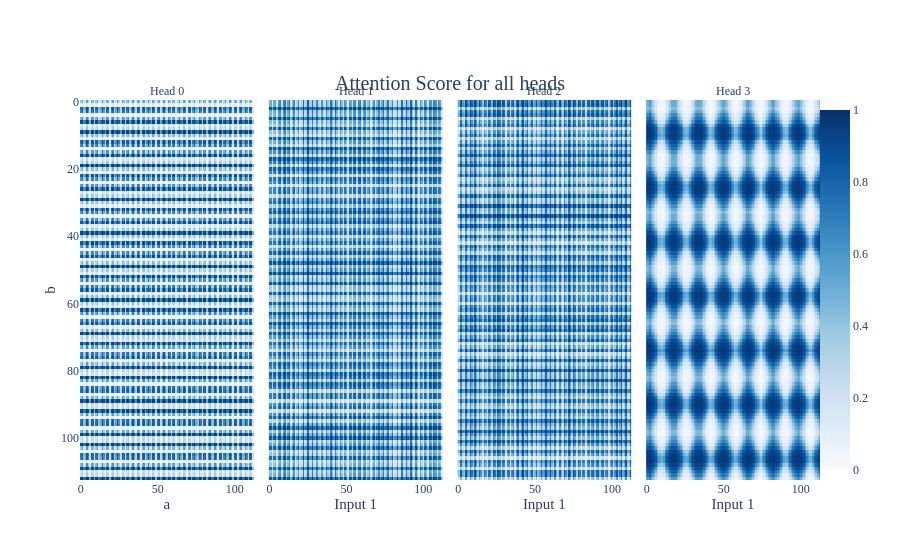

This figure's notebook cell:
### Markdown cell above
## Figure 4a

The attention score for each head from $=$ to $a$, as a function of inputs $a,b$.

## Figure 4b

The activations of MLP neurons 0 to 3 given inputs $a,b$. Both the attention scores and the neuron activations are periodic, as discussed in Section 4.1.

## Figure 4c

The norm of the Fourier components of logits. As discussed in Section 4.1, there are 20 significant components corresponding to the 5 key frequencies.

### Code cell
fig = inputs_heatmap(attn_mat[:, :,  0],
                     title=f'Attention Score for all heads',
                     return_fig=True,
                     color_continuous_scale='Blues',
                     facet_col=2,
                    facet_labels=[f"Head {i}" for i in range(4)],
                     zmin=0.,
                     zmax=1.)
fig.update_layout(coloraxis_colorbar_x=1.0,
                  coloraxis_colorbar_xanchor="left", xaxis_title="a", yaxis_title="b")
fig.show("vscode+colab")
write_image(fig, 'att_score_pos_0')

### Figure 1 — Plotly figure (JSON) as saved in the notebook; plotly's stock layout.template omitted (floating-point values rounded to 4 significant figures; data arrays with more than 128 entries replaced by an {"elided": "..."} marker saying what was removed)
{"data": [{"coloraxis": "coloraxis", "name": "0", "z": {"elided": "113x113 float values"}, "type": "heatmap", "xaxis": "x", "yaxis": "y", "hovertemplate": "x: %{x}<br>y: %{y}<br>color: %{z}<extra></extra>"}, {"coloraxis": "coloraxis", "name": "1", "z": {"elided": "113x113 float values"}, "type": "heatmap", "xaxis": "x2", "yaxis": "y2", "hovertemplate": "x: %{x}<br>y: %{y}<br>color: %{z}<extra></extra>"}, {"coloraxis": "coloraxis", "name": "2", "z": {"elided": "113x113 float values"}, "type": "heatmap", "xaxis": "x3", "yaxis": "y3", "hovertemplate": "x: %{x}<br>y: %{y}<br>color: %{z}<extra></extra>"}, {"coloraxis": "coloraxis", "name": "3", "z": {"elided": "113x113 float values"}, "type": "heatmap", "xaxis": "x4", "yaxis": "y4", "hovertemplate": "x: %{x}<br>y: %{y}<br>color: %{z}<extra></extra>"}], "layout": {"xaxis": {"anchor": "y", "domain": [0, 0.235], "title": {"text": "a"}}, "yaxis": {"anchor": "x", "domain": [0, 1], "autorange": "reversed", "title": {"text": "b"}}, "xaxis2": {"anchor": "y2", "domain": [0.255, 0.49], "matches": "x", "title": {"text": "Input 1"}}, "yaxis2": {"anchor": "x2", "domain": [0, 1], "matches": "y", "showticklabels": false}, "xaxis3": {"anchor": "y3", "domain": [0.51, 0.745], "matches": "x", "title": {"text": "Input 1"}}, "yaxis3": {"anchor": "x3", "domain": [0, 1], "matches": "y", "showticklabels": false}, "xaxis4": {"anchor": "y4", "domain": [0.765, 1.0], "matches": "x", "title": {"text": "Input 1"}}, "yaxis4": {"anchor": "x4", "domain": [0, 1], "matches": "y", "showticklabels": false}, "annotations": [{"font": {}, "showarrow": false, "text": "Head 0", "x": 0.1175, "xanchor": "center", "xref": "paper", "y": 1, "yanchor": "bottom", "yref": "paper"}, {"font": {}, "showarrow": false, "text": "Head 1", "x": 0.3725, "xanchor": "center", "xref": "paper", "y": 1, "yanchor": "bottom", "yref": "paper"}, {"font": {}, "showarrow": false, "text": "Head 2", "x": 0.6275, "xanchor": "center", "xref": "paper", "y": 1, "yanchor": "bottom", "yref": "paper"}, {"font": {}, "showarrow": false, "text": "Head 3", "x": 0.8825, "xanchor": "center", "xref": "paper", "y": 1, "yanchor": "bottom", "yref": "paper"}], "coloraxis": {"colorscale": [[0, "rgb(247,251,255)"], [0.125, "rgb(222,235,247)"], [0.25, "rgb(198,219,239)"], [0.375, "rgb(158,202,225)"], [0.5, "rgb(107,174,214)"], [0.625, "rgb(66,146,198)"], [0.75, "rgb(33,113,181)"], [0.875, "rgb(8,81,156)"], [1, "rgb(8,48,107)"]], "cmid": 0, "cmin": 0, "cmax": 1, "colorbar": {"x": 1, "xanchor": "left"}}, "title": {"text": "Attention Score for all heads"}}}
